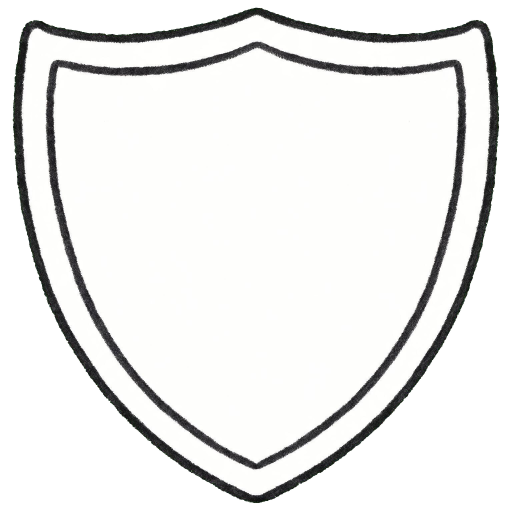
#> input picture assets/art/overlay/overlay_shield.png, 1024 x 1024 px (shown at 1/2 size)
$ python -i build_art.py   (imports and definitions only)
#> lines starting #> are read from the running program, lines starting #| are printed output that depends on the picture
#!/usr/bin/env python3
# Copyright (C) 2026 etali (https://github.com/etali)
# SPDX-License-Identifier: AGPL-3.0-only
# See LICENSE in the project root.

"""对 test_image/ 的生成稿做尺寸归一化和线稿后处理，输出到 assets/art/。

    python3 tools/build_art.py            # 生成素材
    python3 tools/build_art.py --dry-run  # 只报告不写文件

三条流水线：
  图标   主体外接框归一化到长边 1024 → 不透明像素改写纯白 → icon_<def_id>.png
         （命名用 cards.json 的 def_id，引擎可直接按卡牌 id 取图，不需要映射表）
  其余   按 MISC_MAP 中各类素材的目标尺寸缩放
  应用图标  assets/art/app_icon.png → assets/app_icon.png（透明补方 + 缩到 1024）
         桌宠原图保持原样，导出图由 Git 管理；两者共用同一角色。

底板不由本脚本产出：卡面由 shaders/ 下的着色器及共享 include 程序化绘制，
不依赖 plate_master.png；颜色来自 data/ui.json 的 palette 段。
换色和卡框几何修改由 shader 实现，素材和 shader/include/UID 均由 Git 管理。

素材登记写入 data/ui.json 的 art 段，保留其他展示配置。
"""
import argparse
import colorsys
import json
import os
import sys
from collections import Counter

from PIL import Image, ImageFilter

HERE = os.path.dirname(os.path.abspath(__file__))
ROOT = os.path.normpath(os.path.join(HERE, ".."))
SRC = os.path.join(ROOT, "test_image")
OUT = os.path.join(ROOT, "assets", "art")

# 桌宠源图和标准应用图标均由 Git 管理；导出统一使用标准方图。
APP_ICON_SRC = os.path.join(OUT, "app_icon.png")
APP_ICON_REF = os.path.join(ROOT, "ref_image", "app_icon.png")
APP_ICON_EXPORT = os.path.join(ROOT, "assets", "app_icon.png")

# 九张按槽位烘色的底板和透明母版都不在本脚本的构建清单中。
# 卡框由 shaders/ 代码绘制；test_image/底板/ 中的历史源图保留，不在这里清理。

# 其余素材：源相对路径 → (输出子目录, 输出名, 目标尺寸)
MISC_MAP = {
    "典当行.png": ("table", "pawnshop", (1200, 1600)),
    "卡背.png": ("table", "card_back", (1200, 1600)),
    "资源徽章底.png": ("table", "badge_base", (1024, 1024)),
    "覆盖标记/护盾角标.png": ("overlay", "overlay_shield", (1024, 1024)),
    # 保留历史源文件名和 overlay_void_stamp 输出名，避免改变已有资源路径。
    "覆盖标记/配方失效盖章.png": ("overlay", "overlay_void_stamp", (1024, 1024)),
}

ICON_SIZE = 1024
PLATE_SIZE = (1200, 1600)

# 应用图标边长。macOS 的 .icns 最大档位就是 1024，Web 那边 Godot 自己缩到
# 16/32/144/180/512，源图给足 1024 就不会有哪一档是放大来的
APP_ICON_SIZE = 1024
INK_DARK = (0x22, 0x22, 0x22)
INK_LIGHT = (0xF5, 0xF5, 0xF5)

# 图标上屏的实际边长：卡宽约 90px（货架）~113px（手牌），ICON_FRAC=0.6 → 54~68px。
# 取 60 做后处理时的判据尺寸
DISP_SIZE = 60

# 墨迹在上屏尺寸上的目标平均 alpha（0~255）：只解决「发灰」，不解决「细」。
# 实测未处理时中位只有 126，墨迹半透明所以发灰。160 是本来就够浓的三张
# （现金 160 / 拼少少 156 / 独角兽 155）的档位，即「照最浓的原稿看齐」
TARGET_ALPHA = 160

# 目标墨占比：这一条才是「粗细」。
# 上一版只盯 TARGET_ALPHA，结果 alpha 全部达标而线还是发丝——
# 热搜包年膨胀完 alpha 162 但墨只占 16%，屏上就是一根 2px 的细线，看着毫无变化。
# 「看着粗」= 单位面积里的墨够多，所以判据必须是占比。
# 0.30 取自原稿里本来就显粗的那几张（独角兽 0.29 / 现金 0.31）
TARGET_COVER = 0.30

# 膨胀的两条闸门：上屏墨占比不许超过 COVER_CAP，迭代不许超过 MAX_DILATE。
# 密集线稿（如百亿补贴，未膨胀已占 34%）继续膨胀会连成一块黑斑，
# 那是原稿在 60px 上太密，只能重画，后处理救不了
COVER_CAP = 0.46
MAX_DILATE = 14


def hexof(c):
    return "#%02X%02X%02X" % tuple(c[:3])


# [34 lines left out: functions relative_luminance, contrast, dominant, load_name_to_id, not called in this run]


def stroke_width(alpha, step=4):
    """线稿笔画粗细：逐行取不透明段长，返回段长中位数。

    横向段长在斜笔画上会偏大，但线稿以竖笔为主，用来做「够不够粗」的相对判断足够；
    只关心中位数，个别横笔的长段不影响结论。
    """
    px = alpha.load()
    w, h = alpha.size
    runs = []
    for y in range(0, h, step):
        run = 0
        for x in range(w):
            if px[x, y] > 128:
                run += 1
            else:
                if run >= 2:
                    runs.append(run)
                run = 0
        if run >= 2:
            runs.append(run)
    if not runs:
        return 0
    runs.sort()
    return runs[len(runs) // 2]


def ink_stats(alpha):
    """在真实上屏尺寸上量线稿：(墨占比, 墨像素平均 alpha)。

    「笔画细」的实质就是缩到 DISP_SIZE 后 alpha 被平均掉：
    实测未膨胀时平均 alpha 中位只有 126/255，也就是墨迹只有半透明，所以发灰看不清。
    """
    a = alpha.resize((DISP_SIZE, DISP_SIZE), Image.LANCZOS)
    px = [v for v in a.getdata() if v > 8]
    if not px:
        return 0.0, 0.0
    return len(px) / float(DISP_SIZE * DISP_SIZE), sum(px) / float(len(px))


def thicken(alpha):
    """逐步膨胀线稿 alpha，直到墨迹在上屏尺寸上够浓且够粗——但不许糊成一团。

    两个判据都要过：平均 alpha ≥ TARGET_ALPHA（不发灰）
    且墨占比 ≥ TARGET_COVER（真的粗）。
    只卡 alpha 是上一版的错：热搜包年 alpha 到 162 就停手，墨才占 16%，
    屏上仍是一根 2px 发丝，肉眼看不出任何变化——alpha 管浓淡，占比才管粗细。

    都不用 1024 空间的笔画宽度换算：膨胀会让相邻笔画并成一条，
    「加粗 1px」实际涨的宽度远大于 1px（实测补贴从 9px 一路涨到 57px），
    按宽度预测会一直不达标而空转。

    每次 3×3 MaxFilter 每侧长 1px，不用大核一步到位——大核会把笔画间的空隙整片吃掉。
    三个停止条件：两项都达标 / 上屏墨占比超过 COVER_CAP / 到 MAX_DILATE 上限。
    被墨占比拦住的图标说明原稿在 60px 上本来就太密，得重画，不是后处理能救的。
    """
    cover0, am = ink_stats(alpha)
    cover = cover0
    steps, stop = 0, "达标"
    while steps < MAX_DILATE:
        if am >= TARGET_ALPHA and cover >= TARGET_COVER:
            break
        nxt = alpha.filter(ImageFilter.MaxFilter(3))
        cover_next, am_next = ink_stats(nxt)
        if cover_next > COVER_CAP:
            stop = "墨占比"
            break
        alpha, steps, am, cover = nxt, steps + 1, am_next, cover_next
    else:
        stop = "次数上限"
    return alpha, steps, stop, cover0


def normalize_icon(path):
    """抠好绿幕的线稿 → 外接框长边顶满 1024 → 不透明像素改纯白。

    额外按上屏平均 alpha 与墨占比膨胀线稿，避免缩到卡面尺寸后笔画过细、发灰。
    """
#> called with path = '../assets/art/overlay/overlay_shield.png'
    im = Image.open(path).convert("RGBA")
#> im is the input picture: PIL image 1024x1024 RGBA; mean R, G, B, A 157.7, 157.9, 156.7, 177.7
    alpha = im.split()[-1]
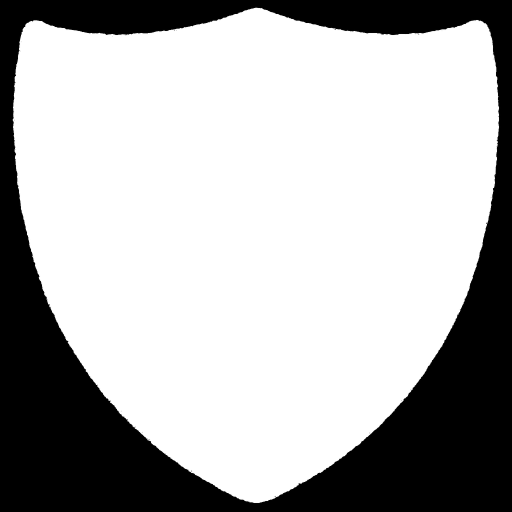
#> alpha: PIL image 1024x1024 L (shown at 1/2 size); min 0, max 255, mean 177.7
    bbox = alpha.point(lambda v: 255 if v > 16 else 0).getbbox()
#> bbox = (25, 15, 999, 1006)
    if bbox is None:
        raise ValueError("整张全透明")
    sub = im.crop(bbox)
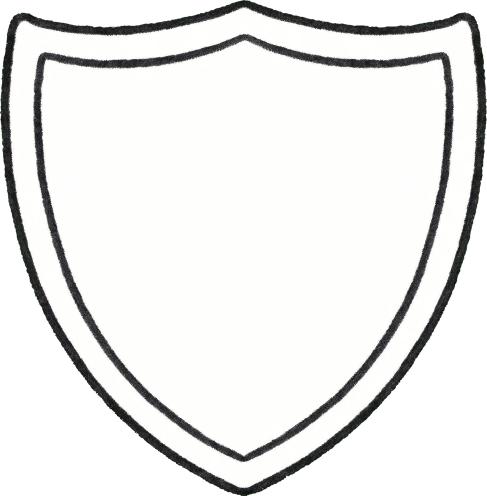
#> sub: PIL image 974x991 RGBA (shown at 1/2 size); mean R, G, B, A 171.3, 171.5, 170.2, 193; transparent parts drawn white
    bw, bh = sub.size
#> bw = 974; bh = 991
    scale = ICON_SIZE / max(bw, bh)
#> scale = 1.03
    nw, nh = max(1, round(bw * scale)), max(1, round(bh * scale))
#> nw = 1006; nh = 1024
    sub = sub.resize((nw, nh), Image.LANCZOS)
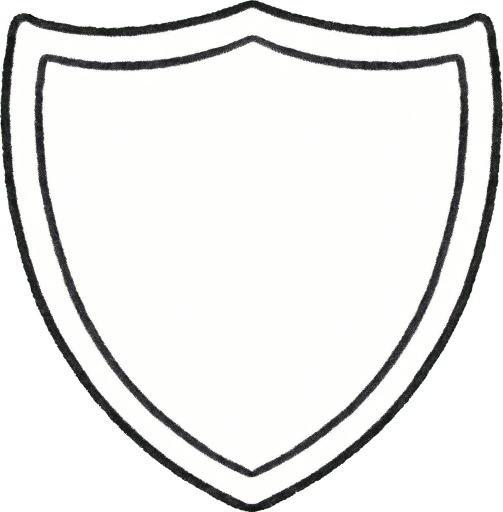
#> sub: PIL image 1006x1024 RGBA (shown at 1/2 size); mean R, G, B, A 171.3, 171.5, 170.2, 193; transparent parts drawn white

    canvas = Image.new("RGBA", (ICON_SIZE, ICON_SIZE), (255, 255, 255, 0))
    canvas.paste(sub, ((ICON_SIZE - nw) // 2, (ICON_SIZE - nh) // 2))
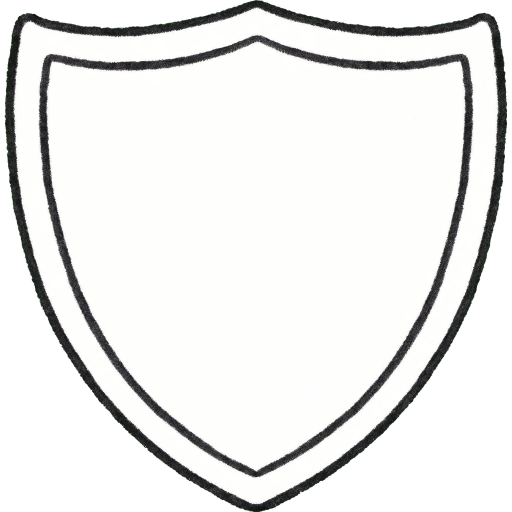
#> canvas: PIL image 1024x1024 RGBA (shown at 1/2 size); mean R, G, B, A 172.8, 173, 171.7, 189.6; transparent parts drawn white

    # 线稿改写为纯白：保留 alpha 做形状，引擎用 modulate 着成底板墨色
    r, g, b, a = canvas.split()
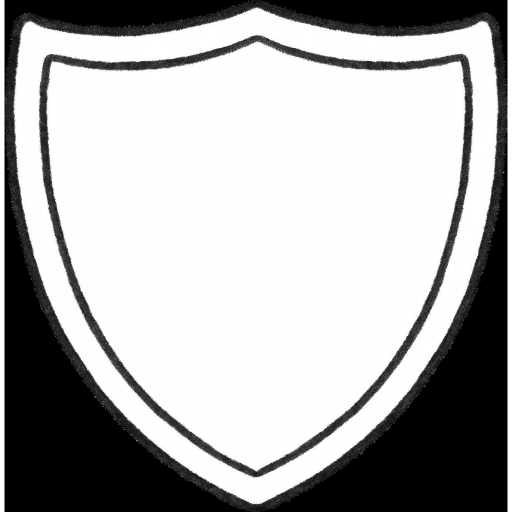
#> r: PIL image 1024x1024 L (shown at 1/2 size); min 0, max 255, mean 172.8
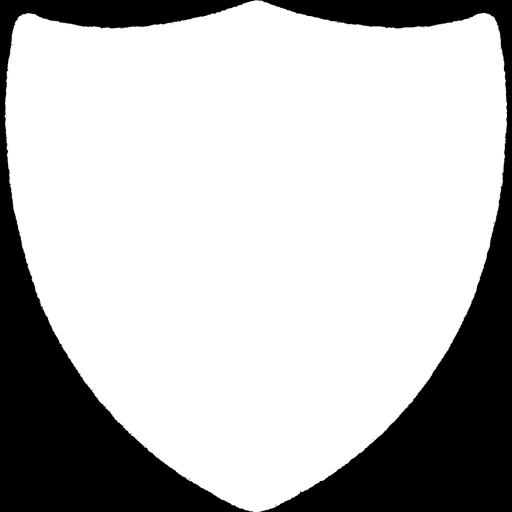
#> a: PIL image 1024x1024 L (shown at 1/2 size); min 0, max 255, mean 189.6
    sw0 = stroke_width(a)
#> sw0 = 853
    a, steps, stop, cover0 = thicken(a)
#> in ink_stats, `a = alpha.resize((DISP_SIZE, DISP_SIZE), Image.LANCZOS)`:
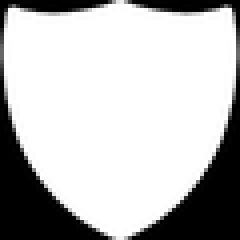
#> a: PIL image 60x60 L (shown 4 times larger); min 0, max 255, mean 189.6
#> in ink_stats, `px = [v for v in a.getdata() if v > 8]`: px = 2784 values, max 255 at index 14, min 9 at index 1655, mean 245.1
#> in thicken, `cover0, am = ink_stats(alpha)`: cover0 = 0.773; am = 245.1
#> in thicken, `cover = cover0`: cover = 0.773
#> steps = 0; stop = '达标'; cover0 = 0.773
    cover, alpha_mean = ink_stats(a)
#> cover = 0.773; alpha_mean = 245.1
    white = Image.new("L", canvas.size, 255)
#> white: PIL image 1024x1024 L; every value is 255
    return (Image.merge("RGBA", (white, white, white, a)), (bw, bh), {
        "stroke_src": sw0,
        "stroke": stroke_width(a) if steps else sw0,
        "dilate": steps,
        "stop": stop,
        "cover": round(cover, 3),
        "cover_src": round(cover0, 3),
        "alpha_mean": round(alpha_mean),
    })


# [211 lines left out: functions measure_band, measure_plate, save, normalize_app_icon, build_app_icon, main, not called in this run]


# [2 lines not run here, left out]

>>> result = normalize_icon('../assets/art/overlay/overlay_shield.png')
